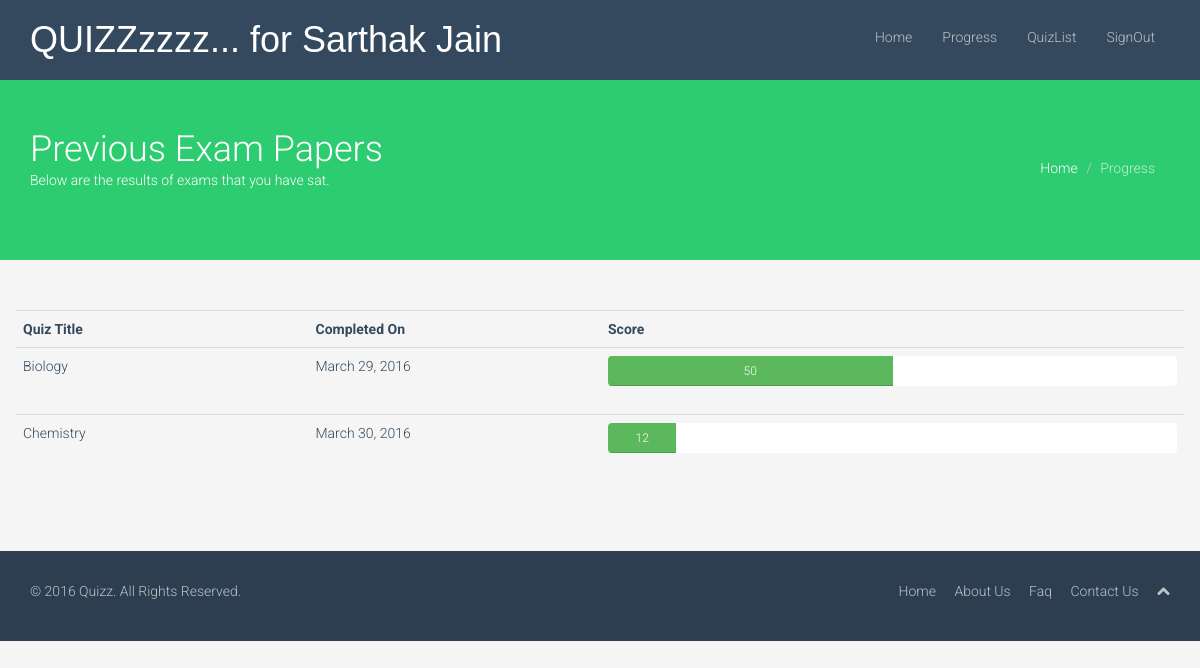
/quizz/ (signed in), run on the app's committed database.
### quiz/models.py (models this page shows, shortened)
class Sitting(models.Model):
    user = models.ForeignKey(settings.AUTH_USER_MODEL, verbose_name=_("User"))
    quiz = models.ForeignKey(Quiz, verbose_name=_("Quiz"))
    question_order = models.CommaSeparatedIntegerField(max_length=1024, verbose_name=_("Question Order"))
    question_list = models.CommaSeparatedIntegerField(max_length=1024, verbose_name=_("Question List"))
    incorrect_questions = models.CommaSeparatedIntegerField(max_length=1024, blank=True, verbose_name=_("Incorrect questions"))
    current_score = models.IntegerField(verbose_name=_("Current Score"))
    complete = models.BooleanField(default=False, blank=False, verbose_name=_("Complete"))
    user_answers = models.TextField(blank=True, default='{}', verbose_name=_("User Answers"))
    start = models.DateTimeField(auto_now_add=True, verbose_name=_("Start"))
    end = models.DateTimeField(null=True, blank=True, verbose_name=_("End"))
    objects = SittingManager()
    class Meta:
        permissions = (("view_sittings", _("Can see completed exams.")),)
        permissions = (("can_score", _("Can Change Score or mark correct/incorrect")),)
    def _question_ids(self):
        return [int(n) for n in self.question_order.split(',') if n]
    @property
    def get_percent_correct(self):
        dividend = float(self.current_score)
        divisor = len(self._question_ids())
        if divisor < 1:
            return 0            # prevent divide by zero error
        if dividend > divisor:
            return 100
        correct = int(round((dividend / divisor) * 100))
        if correct >= 1:
            return correct
        else:
            return 0

@python_2_unicode_compatible
class Quiz(models.Model):
    title = models.CharField(verbose_name=_("Title"), max_length=60, blank=False)
    description = models.TextField(verbose_name=_("Description"), blank=True, help_text=_("a description of the quiz"))
    url = models.SlugField(max_length=60, blank=True, help_text=_("a user friendly url"), verbose_name=_("user friendly url"))
    category = models.ForeignKey(Category, null=True, blank=True, verbose_name=_("Category"))
    pass_mark = models.SmallIntegerField(blank=True, default=40, verbose_name=_("Pass Mark"),
        help_text=_("Percentage required to pass exam."), validators=[MaxValueValidator(100)])
    success_text = models.TextField(blank=True, default='You Have Passed !!',
        help_text=_("Displayed if user passes."), verbose_name=_("Success Text"))
    fail_text = models.TextField(verbose_name=_("Fail Text"), default='You have failed', blank=True, help_text=_("Displayed if user fails."))
    draft = models.BooleanField(blank=True, default=False, verbose_name=_("Draft"),
        help_text=_("If yes, the quiz is not displayed"
                    " in the quiz list and can only be"
                    " taken by users who can edit"
                    " quizzes."))
    class Meta:
        verbose_name = _("Quiz")
        verbose_name_plural = _("Quizzes")

### quiz/views.py (the view)
class QuizUserProgressView(TemplateView):
    template_name = 'ProgressTheme.html'
    @method_decorator(login_required)
    def dispatch(self, request, *args, **kwargs):
        return super(QuizUserProgressView, self)\
            .dispatch(request, *args, **kwargs)
    def get_context_data(self, **kwargs):
        context = super(QuizUserProgressView, self).get_context_data(**kwargs)
        progress, c = Progress.objects.get_or_create(user=self.request.user)
        context['exams'] = progress.show_exams()
        return context

### quiz/models.py (called while the page is built)
    def show_exams(self):
        return Sitting.objects.filter(user=self.user, complete=True)

### quiz/templates/ProgressTheme.html (shortened to what this page needs)
{% extends "indexTheme.html" %}
{% load i18n %}
{% load quiz_tags %}
{% block content %}
<section id="title" class="emerald">
    <div class="container">
        <div class="row">
            <div class="col-sm-6">
                <h1>Previous Exam Papers</h1>
                <p>Below are the results of exams that you have sat.</p>
            </div>
            <div class="col-sm-6">
                <ul class="breadcrumb pull-right">
                    <li><a href="index.html">Home</a></li>
                    <li class="active">Progress</li>
                </ul>
            </div>
        </div>
    </div>
</section>
<section id="progress" class="container">
    <div class="row">
        <div>
            <div>
                <table class="table">
                    <tr>
                        <th class="col-md-2">Quiz Title</th>
                        <th class="col-md-2">Completed On</th>
                        <th class="col-md-4">Score</th>
                    </tr>
                    {% if exams %}
                    {% for exam in exams %}
                    <tr>
                        <td class="col-md-2"><a href="{% url 'quiz_marking_detail' pk=exam.id %}">{{ exam.quiz.title }}</a></td>
                        <td class="col-md-2">{{ exam.end|date }}</td>
                        <td class="col-md-4">
                            <div class="progress">
                                <div class="progress-bar progress-bar-success" role="progressbar" aria-valuenow="{{ exam.get_percent_correct }}" aria-valuemin="0" aria-valuemax="100" style="width: {{ exam.get_percent_correct }}%;">
                                    <span>{{ exam.get_percent_correct }}</span>
                                </div>
                            </div>
                        </td>
                    </tr>
                    {% endfor %}
                    {% endif %}
                </table>
            </div>
        </div>
    </div>
</section>
{% endblock %}

### quiz/templates/indexTheme.html (shortened to what this page needs)
{% load staticfiles %}
<!DOCTYPE html>
<html lang="en">
<head>
    <link href="{% static 'css/bootstrap.min.css' %}" rel="stylesheet">
    <link href="{% static 'css/font-awesome.min.css' %}" rel="stylesheet">
    <link href="{% static 'css/prettyPhoto.css' %}" rel="stylesheet">
    <link href="{% static 'css/animate.css' %}" rel="stylesheet">
    <link href="{% static 'css/main.css' %}" rel="stylesheet">
</head>
<body>
    <header class="navbar navbar-inverse navbar-fixed-top wet-asphalt" role="banner">
        <div class="container">
            <div class="navbar-header">
                <a class="title navbar-brand" href={% url 'index' %}><span class="title">QUIZZzzzz... for {{ user.first_name }} {{ user.last_name }}</span></a>
            </div>
            <div class="collapse navbar-collapse">
                <ul class="nav navbar-nav navbar-right">
                    <li><a href={% url 'index' %}>Home</a></li>
                    <li><a href={% url 'quiz_progress' %}>Progress</a></li>
                    <li><a href={% url 'quiz_category_list_all' %}>QuizList</a></li>
                    <li><a href="{% url 'logout' %}?next=/">SignOut</a></li>
                </ul>
            </div>
        </div>
    </header>
    {% block content %} {% endblock %}
    <footer id="footer" class="midnight-blue">
        <div class="container">
            <div class="row">
                <div class="col-sm-6">
                    &copy; 2016 Quizz</a>. All Rights Reserved.
                </div>
                <div class="col-sm-6">
                    <ul class="pull-right">
                        <li><a href="#">Home</a></li>
                        <li><a href="#">About Us</a></li>
                        <li><a href="#">Faq</a></li>
                        <li><a href="#">Contact Us</a></li>
                        <li><a id="gototop" class="gototop" href="#"><i class="icon-chevron-up"></i></a></li>
                    </ul>
                </div>
            </div>
        </div>
    </footer>
</body>
</html>

### static/css/main.css (style rules this page uses)
body { padding-top: 80px; color: #34495e; background: #f5f5f5; font-family: 'Roboto', sans-serif; font-weight: 300; }
h1, h2, h3, h4, h5, h6 { font-family: 'Roboto', sans-serif; font-weight: 400; }
a { color: #34495e; -webkit-transition: 300ms; -moz-transition: 300ms; -o-transition: 300ms; transition: 300ms; }
body > section { padding: 50px 0; }
.turquoise, .green-sea, .sun-flower, .orange, .emerald, .nephrits, .carrot, .pumkin, .peter-river, .belize-hole, .alizarin, .pomegranate, .amethyst, .wisteria, .clouds .silver, .wet-asphalt, .midnight-blue, .concrete, .asbestos { color: #fff; }
.turquoise h1, .green-sea h1, .sun-flower h1, .orange h1, .emerald h1, .nephrits h1, .carrot h1, .pumkin h1, .peter-river h1, .belize-hole h1, .alizarin h1, .pomegranate h1, .amethyst h1, .wisteria h1, .clouds .silver h1, .wet-asphalt h1, .midnight-blue h1, .concrete h1, .asbestos h1, .turquoise h2, .green-sea h2, .sun-flower h2, .orange h2, .emerald h2, .nephrits h2, .carrot h2, .pumkin h2, .peter-river h2, .belize-hole h2, .alizarin h2, .pomegranate h2, .amethyst h2, .wisteria h2, .clouds .silver h2, .wet-asphalt h2, .midnight-blue h2, .concrete h2, .asbestos h2, .turquoise h3, .green-sea h3, .sun-flower h3, .orange h3, .emerald h3, .nephrits h3, .carrot h3, .pumkin h3, .peter-river h3, .belize-hole h3, .alizarin h3, .pomegranate h3, .amethyst h3, .wisteria h3, .clouds .silver h3, .wet-asphalt h3, .midnight-blue h3, .concrete h3, .asbestos h3, .turquoise h4, .green-sea h4, .sun-flower h4, .orange h4, .emerald h4, .nephrits h4, .carrot h4, .pumkin h4, .peter-river h4, .belize-hole h4, .alizarin h4, .pomegranate h4, .amethyst h4, .wisteria h4, .clouds .silver h4, .wet-asphalt h4, .midnight-blue h4, .concrete h4, .asbestos h4, .turquoise h5, .green-sea h5, .sun-flower h5, .orange h5, .emerald h5, .nephrits h5, .carrot h5, .pumkin h5, .peter-river h5, .belize-hole h5, .alizarin h5, .pomegranate h5, .amethyst h5, .wisteria h5, .clouds .silver h5, .wet-asphalt h5, .midnight-blue h5, .concrete h5, .asbestos h5, .turquoise h6, .green-sea h6, .sun-flower h6, .orange h6, .emerald h6, .nephrits h6, .carrot h6, .pumkin h6, .peter-river h6, .belize-hole h6, .alizarin h6, .pomegranate h6, .amethyst h6, .wisteria h6, .clouds .silver h6, .wet-asphalt h6, .midnight-blue h6, .concrete h6, .asbestos h6 { color: #fff; }
.emerald { background-color: #2ecc71; }
.wet-asphalt { background-color: #34495e; }
.wet-asphalt a:not(.btn) { color: #bdc3c7; }
.midnight-blue { background-color: #2c3e50; }
#title h1 { margin: 0; font-size: 36px; font-weight: 300; }
.progress, .progress .bar { background: #fff; -webkit-box-shadow: none; -moz-box-shadow: none; box-shadow: none; height: 30px; line-height: 30px; }
ul.breadcrumb { margin: 20px 0 0; background: transparent; }
ul.breadcrumb > li { text-shadow: none; }
ul.breadcrumb > li > a, ul.breadcrumb > li .divider { color: #fff; }
ul.breadcrumb > li.active { color: rgba(255, 255, 255, 0.7); }
.navbar-inverse { border: none; }
.title { color: #ffffff; }
.navbar-inverse .navbar-brand { font-family: 'Bubbler One', sans-serif; font-size: 36px; line-height: 50px; color: #ffffff; }
.navbar-inverse .navbar-nav { margin-top: 20px; }
.navbar-inverse .navbar-nav > li > a { padding-top: 7px; padding-bottom: 7px; border-radius: 4px; color: #bdc3c7; }
.navbar-inverse .navbar-collapse, .navbar-inverse .navbar-form { border-top: 0; }
.row > div { margin-bottom: 10px; }
#footer { padding-top: 30px; padding-bottom: 30px; color: #bdc3c7; }
#footer a { color: #bdc3c7; }
#footer ul { list-style: none; padding: 0; margin: 0; }
#footer ul > li { display: inline-block; margin-left: 15px; }

### data on the page
Sitting: quiz "Biology", end "March 29, 2016", get_percent_correct "50"
Sitting: quiz "Chemistry", end "March 30, 2016", get_percent_correct "12"

### other printed values
{{ user.first_name }} "Sarthak"
{{ user.last_name }} "Jain"
